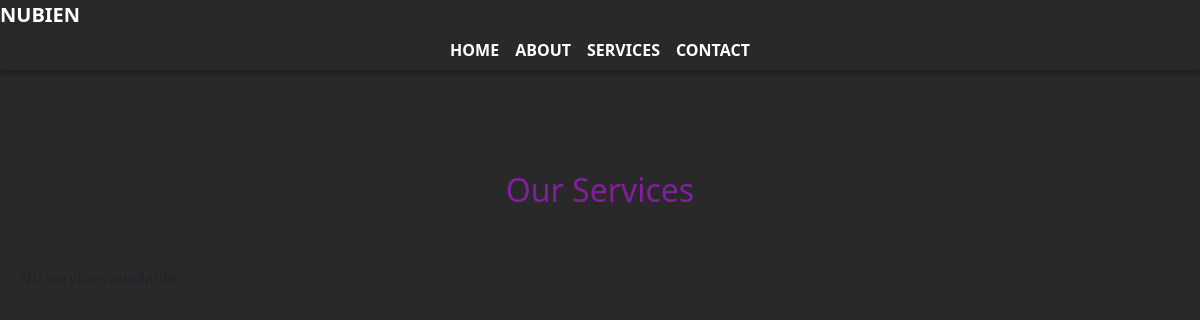
/services/, run on an earlier commit of the app's database.
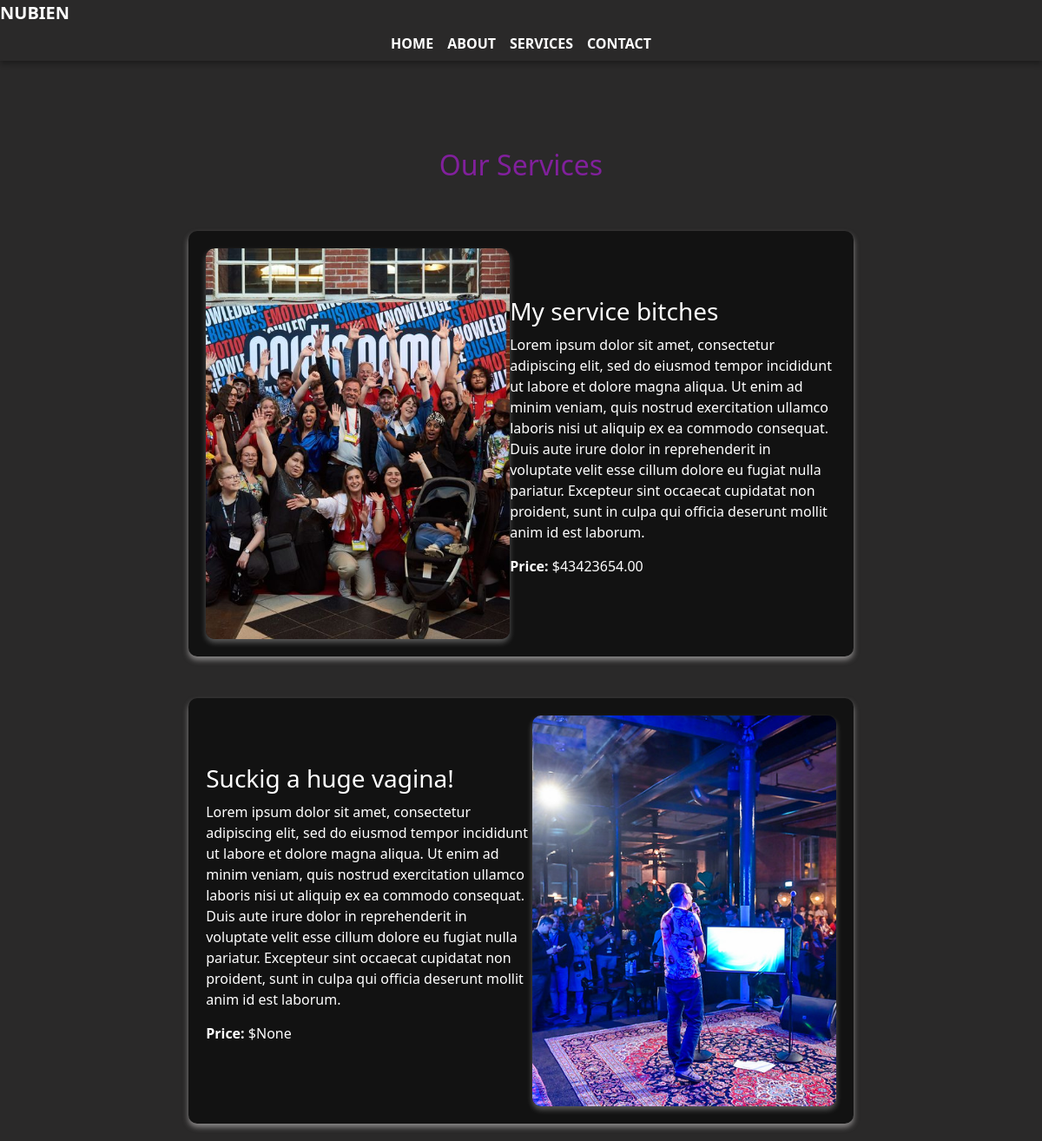
And on a later commit of the database.
### nubien_blog/models.py (models this page shows, shortened)
class Service(models.Model):
    category = models.ForeignKey(
        'Category',
        on_delete=models.CASCADE,
        related_name='services'
    )
    title = models.CharField(max_length=100)
    description = models.TextField(blank=True)
    image = models.ImageField(upload_to='services/', validators=[validate_image_size])
    image_title = models.CharField(
        max_length=255,
        blank=True,
        help_text="A short descriptive title for the image."
    )
    alt_text = models.CharField(max_length=255, blank=True)
    price = models.DecimalField(max_digits=10, decimal_places=2, null=True, blank=True)
    created_at = models.DateTimeField(auto_now_add=True)
    updated_at = models.DateTimeField(auto_now=True)

### nubien_blog/views.py (the view)
# urls.py: path('services/', views.services, name='services'),  # Corrected to use 'services' view
def services(request):
    services = Service.objects.all()  # Fetch all services
    return render(request, 'services.html', {'services': services})

### nubien_blog/templates/services.html (shortened to what this page needs)
{% load static %}
<!DOCTYPE html>
<html lang="en">
<head>
    <link href="https://cdn.jsdelivr.net/npm/bootstrap@5.0.1/dist/css/bootstrap.min.css" rel="stylesheet">
    <link rel="stylesheet" href="{% static 'css/services.css' %}">
    <link rel="stylesheet" href="{% static 'css/nav.css' %}">
</head>
<body>
    {% include 'nav.html' %}
    <section class="services-list">
        <h2>Our Services</h2>
        {% for service in services %}
            <div class="service-item">
                <div class="service-content">
                    <div class="service-text">
                        <h3>{{ service.title }}</h3>
                        <p>{{ service.description }}</p>
                        <p><strong>Price:</strong> ${{ service.price }}</p>
                    </div>
                    {% if service.image %}
                        <div class="service-image">
                            <img src="{{ service.image.url }}" alt="{{ service.title }}">
                        </div>
                    {% endif %}
                </div>
            </div>
        {% empty %}
            <p>No services available.</p>
        {% endfor %}
    </section>
</body>
</html>

What changed in the data, as far as the page shows it:
added Service: title "My service bitches", description "Lorem ipsum dolor sit amet, consectetur adipiscing elit, sed do eiusmod tempor incididunt ut labore et dolore magna aliqua. Ut enim ad minim veniam, quis nostrud exercitation ullamco laboris nisi ut aliquip ex ea commodo consequat. Duis aute irure dolor in reprehenderit in voluptate velit esse cillum dolore eu fugiat nulla pariatur. Excepteur sint occaecat cupidatat non proident, sunt in culpa qui officia deserunt mollit anim id est laborum.", price "43423654.00", image (picture)
added Service: title "Suckig a huge vagina!", description "Lorem ipsum dolor sit amet, consectetur adipiscing elit, sed do eiusmod tempor incididunt ut labore et dolore magna aliqua. Ut enim ad minim veniam, quis nostrud exercitation ullamco laboris nisi ut aliquip ex ea commodo consequat. Duis aute irure dolor in reprehenderit in voluptate velit esse cillum dolore eu fugiat nulla pariatur. Excepteur sint occaecat cupidatat non proident, sunt in culpa qui officia deserunt mollit anim id est laborum.", price "None", image (picture)
